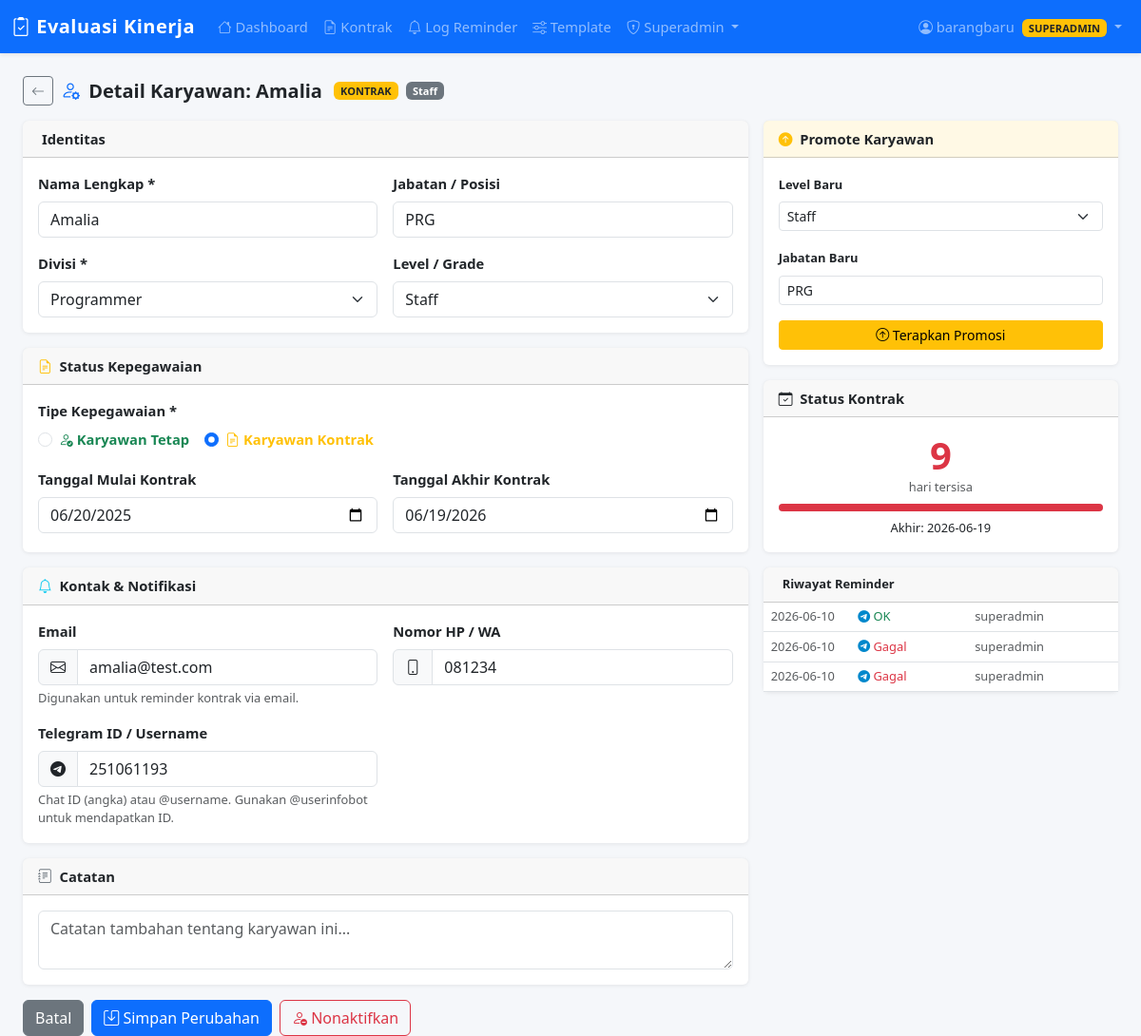
The app's page /emp/3/edit (signed in) with its own data.
### tables this page shows
CREATE TABLE employees (
    id INTEGER PRIMARY KEY AUTOINCREMENT,
    name TEXT NOT NULL,
    jabatan TEXT DEFAULT '',
    divisi TEXT NOT NULL,
    created_at TEXT DEFAULT (datetime('now','localtime'))
, level TEXT DEFAULT 'Staff', employment_type TEXT DEFAULT 'tetap', contract_start TEXT DEFAULT '', contract_end TEXT DEFAULT '', email TEXT DEFAULT '', phone TEXT DEFAULT '', telegram_id TEXT DEFAULT '', is_active INTEGER DEFAULT 1, notes TEXT DEFAULT '');

CREATE TABLE reminder_logs (
    id INTEGER PRIMARY KEY AUTOINCREMENT,
    employee_id INTEGER,
    channel TEXT DEFAULT '',
    subject TEXT DEFAULT '',
    message TEXT DEFAULT '',
    status TEXT DEFAULT 'pending',
    error_msg TEXT DEFAULT '',
    triggered_by TEXT DEFAULT 'auto',
    created_at TEXT DEFAULT (datetime('now','localtime')),
    FOREIGN KEY(employee_id) REFERENCES employees(id) ON DELETE SET NULL
);

### app.py (the view, shortened to what this page needs)
@app.route('/emp/<int:emp_id>/edit', methods=['GET', 'POST'])
@login_required
def emp_edit(emp_id):
    db = get_db()
    emp = db.execute('SELECT * FROM employees WHERE id=?', (emp_id,)).fetchone()
    if not emp:
        flash('Karyawan tidak ditemukan', 'danger')
        return redirect(url_for('index'))
    logs = db.execute('''SELECT * FROM reminder_logs WHERE employee_id=?
                         ORDER BY created_at DESC LIMIT 10''', (emp_id,)).fetchall()
    return render_template('employee_form.html', emp=emp, divisi_list=DIVISI_LIST,
                           level_choices=LEVEL_CHOICES, logs=logs)

### app.py (called while the page is built)
def get_db():
    if 'db' not in g:
        g.db = sqlite3.connect(DB_PATH)
        g.db.row_factory = sqlite3.Row
        g.db.execute('PRAGMA foreign_keys = ON')
    return g.db

def login_required(f):
    @wraps(f)
    def decorated(*args, **kwargs):
        if 'user_id' not in session:
            flash('Silakan login terlebih dahulu', 'warning')
            return redirect(url_for('login', next=request.path))
        return f(*args, **kwargs)
    return decorated

@app.context_processor
def inject_globals():
    return {
        'current_user': {
            'id':       session.get('user_id'),
            'username': session.get('username'),
            'name':     session.get('user_name'),
            'role':     session.get('user_role'),
        } if 'user_id' in session else None,
        'now_year':   date.today().year,
        'today_date': date.today().isoformat(),
    }

### templates/employee_form.html (shortened to what this page needs)
{% extends 'base.html' %}
{% block content %}
<div class="d-flex align-items-center gap-2 mb-3">
  <a href="/" class="btn btn-sm btn-outline-secondary"><i class="bi bi-arrow-left"></i></a>
  <h5 class="fw-bold mb-0">
    <i class="bi bi-person-{{ 'gear' if emp else 'plus' }} text-primary me-1"></i>
    {{ 'Detail Karyawan: ' + emp.name if emp else 'Tambah Karyawan Baru' }}
  </h5>
  {% if emp %}
  <span class="badge {% if emp.employment_type=='kontrak' %}bg-warning text-dark{% else %}bg-success{% endif %} ms-1">
    {{ emp.employment_type | upper }}
  </span>
  <span class="badge bg-secondary">{{ emp.level }}</span>
  {% endif %}
</div>
<div class="row g-3">
  <div class="col-lg-8">
    <form method="post" id="empForm">
      <div class="card mb-3">
        <div class="card-header py-2 fw-bold"> Identitas</div>
        <div class="card-body">
          <div class="row g-3">
            <div class="col-md-6">
              <label class="form-label fw-semibold">Nama Lengkap *</label>
              <input type="text" name="name" class="form-control" required
                     value="{{ emp.name if emp else '' }}">
            </div>
            <div class="col-md-6">
              <label class="form-label fw-semibold">Jabatan / Posisi</label>
              <input type="text" name="jabatan" class="form-control"
                     value="{{ emp.jabatan if emp else '' }}"
                     placeholder="Contoh: Junior Programmer">
            </div>
            <div class="col-md-6">
              <label class="form-label fw-semibold">Divisi *</label>
              <select name="divisi" class="form-select" required>
                {% for d in divisi_list %}
                <option value="{{ d }}" {{ 'selected' if emp and emp.divisi==d else '' }}>{{ d }}</option>
                {% endfor %}
              </select>
            </div>
            <div class="col-md-6">
              <label class="form-label fw-semibold">Level / Grade</label>
              <select name="level" class="form-select">
                {% for lv in level_choices %}
                <option value="{{ lv }}" {{ 'selected' if emp and emp.level==lv else '' }}>{{ lv }}</option>
                {% endfor %}
              </select>
            </div>
          </div>
        </div>
      </div>
      <div class="card mb-3">
        <div class="card-header py-2 fw-bold"><i class="bi bi-file-earmark-text text-warning me-1"></i> Status Kepegawaian</div>
        <div class="card-body">
          <div class="mb-3">
            <label class="form-label fw-semibold">Tipe Kepegawaian *</label>
            <div class="d-flex gap-3">
              <div class="form-check">
                <input class="form-check-input" type="radio" name="employment_type"
                       id="typeTetap" value="tetap"
                       {{ 'checked' if not emp or emp.employment_type=='tetap' else '' }}
                       onchange="toggleContract(false)">
                <label class="form-check-label fw-semibold text-success" for="typeTetap">
                  <i class="bi bi-person-check me-1"></i>Karyawan Tetap
                </label>
              </div>
              <div class="form-check">
                <input class="form-check-input" type="radio" name="employment_type"
                       id="typeKontrak" value="kontrak"
                       {{ 'checked' if emp and emp.employment_type=='kontrak' else '' }}
                       onchange="toggleContract(true)">
                <label class="form-check-label fw-semibold text-warning" for="typeKontrak">
                  <i class="bi bi-file-earmark-text me-1"></i>Karyawan Kontrak
                </label>
              </div>
            </div>
          </div>
          <div id="contractFields" class="{{ '' if emp and emp.employment_type=='kontrak' else 'd-none' }}">
            <div class="row g-3">
              <div class="col-md-6">
                <label class="form-label fw-semibold">Tanggal Mulai Kontrak</label>
                <input type="date" name="contract_start" class="form-control"
                       value="{{ emp.contract_start if emp else '' }}">
              </div>
              <div class="col-md-6">
                <label class="form-label fw-semibold">Tanggal Akhir Kontrak</label>
                <input type="date" name="contract_end" class="form-control"
                       value="{{ emp.contract_end if emp else '' }}">
              </div>
            </div>
          </div>
        </div>
      </div>
      <div class="card mb-3">
        <div class="card-header py-2 fw-bold"><i class="bi bi-bell text-info me-1"></i> Kontak & Notifikasi</div>
        <div class="card-body">
          <div class="row g-3">
            <div class="col-md-6">
              <label class="form-label fw-semibold">Email</label>
              <div class="input-group">
                <span class="input-group-text"><i class="bi bi-envelope"></i></span>
                <input type="email" name="email" class="form-control"
                       value="{{ emp.email if emp else '' }}"
                       placeholder="nama@perusahaan.com">
              </div>
              <div class="form-text">Digunakan untuk reminder kontrak via email.</div>
            </div>
            <div class="col-md-6">
              <label class="form-label fw-semibold">Nomor HP / WA</label>
              <div class="input-group">
                <span class="input-group-text"><i class="bi bi-phone"></i></span>
                <input type="text" name="phone" class="form-control"
                       value="{{ emp.phone if emp else '' }}"
                       placeholder="08xxxxxxxxxx">
              </div>
            </div>
            <div class="col-md-6">
              <label class="form-label fw-semibold">Telegram ID / Username</label>
              <div class="input-group">
                <span class="input-group-text"><i class="bi bi-telegram"></i></span>
                <input type="text" name="telegram_id" class="form-control"
                       value="{{ emp.telegram_id if emp else '' }}"
                       placeholder="123456789 atau @username">
              </div>
              <div class="form-text">Chat ID (angka) atau @username. Gunakan @userinfobot untuk mendapatkan ID.</div>
            </div>
          </div>
        </div>
      </div>
      <div class="card mb-3">
        <div class="card-header py-2 fw-bold"><i class="bi bi-journal-text text-secondary me-1"></i> Catatan</div>
        <div class="card-body">
          <textarea name="notes" class="form-control" rows="2"
                    placeholder="Catatan tambahan tentang karyawan ini...">{{ emp.notes if emp else '' }}</textarea>
        </div>
      </div>
      <div class="d-flex gap-2 flex-wrap">
        <a href="/" class="btn btn-secondary">Batal</a>
        <button type="submit" class="btn btn-primary">
          <i class="bi bi-save"></i> {{ 'Simpan Perubahan' if emp else 'Tambah Karyawan' }}
        </button>
        {% if emp %}
        <form action="/emp/{{ emp.id }}/delete" method="post" class="ms-auto"
              onsubmit="return confirm('Nonaktifkan karyawan {{ emp.name }}? Data evaluasi tetap tersimpan.')">
          <button type="submit" class="btn btn-outline-danger">
            <i class="bi bi-person-dash"></i> Nonaktifkan
          </button>
        </form>
        {% endif %}
      </div>
    </form>
  </div>
  <div class="col-lg-4">
    {% if emp and current_user.role == 'superadmin' %}
    <div class="card mb-3 border-warning">
      <div class="card-header py-2 fw-bold bg-warning bg-opacity-10">
        <i class="bi bi-arrow-up-circle-fill text-warning me-1"></i> Promote Karyawan
      </div>
      <div class="card-body">
        <form method="post">
          <div class="mb-3">
            <label class="form-label fw-semibold small">Level Baru</label>
            <select name="promote_level" class="form-select form-select-sm">
              {% for lv in level_choices %}
              <option value="{{ lv }}" {{ 'selected' if emp.level==lv else '' }}>{{ lv }}</option>
              {% endfor %}
            </select>
          </div>
          <div class="mb-3">
            <label class="form-label fw-semibold small">Jabatan Baru</label>
            <input type="text" name="promote_jabatan" class="form-control form-control-sm"
                   value="{{ emp.jabatan }}" placeholder="Jabatan setelah promosi">
          </div>
          <button type="submit" class="btn btn-warning btn-sm w-100"
                  onclick="return confirm('Promote {{ emp.name }} ke level baru?')">
            <i class="bi bi-arrow-up-circle"></i> Terapkan Promosi
          </button>
        </form>
      </div>
    </div>
    {% endif %}
    {% if emp and emp.employment_type == 'kontrak' and emp.contract_end %}
    <div class="card mb-3" id="contractStatusCard">
      <div class="card-header py-2 fw-bold"><i class="bi bi-calendar-check me-1"></i> Status Kontrak</div>
      <div class="card-body text-center" id="contractStatusBody">
        <div class="display-6 fw-bold" id="daysLeftDisplay">—</div>
        <div class="text-muted small mb-2">hari tersisa</div>
        <div class="gauge-bar mb-2"><div class="gauge-fill" id="contractGauge" style="width:0%"></div></div>
        <div class="small" id="contractEndLabel">Akhir: {{ emp.contract_end }}</div>
      </div>
    </div>
    {% endif %}
    {% if emp and logs %}
    <div class="card">
      <div class="card-header py-2 fw-bold small">
         Riwayat Reminder
      </div>
      <div class="card-body p-0">
        <table class="table table-sm mb-0">
          {% for log in logs %}
          <tr>
            <td class="small text-muted ps-2" style="width:90px">{{ log.created_at[:10] }}</td>
            <td class="small">
              {% if log.channel == 'email' %}
                <i class="bi bi-envelope text-primary"></i>
              {% else %}
                <i class="bi bi-telegram" style="color:#0088cc"></i>
              {% endif %}
              <span class="{% if log.status=='sent' %}text-success{% else %}text-danger{% endif %}">
                {{ 'OK' if log.status=='sent' else 'Gagal' }}
              </span>
            </td>
            <td class="small text-muted">{{ log.triggered_by }}</td>
          </tr>
          {% endfor %}
        </table>
      </div>
    </div>
    {% endif %}
  </div>
</div>
{% endblock %}

### templates/base.html (style rules this page uses)
body { background:#f5f7fa; font-size:.92rem; }
.card { border:none; box-shadow:0 1px 4px rgba(0,0,0,.08); }
.table-sm th, .table-sm td { padding:.35rem .6rem; }
.gauge-bar { height:8px; border-radius:4px; background:#e9ecef; }
.gauge-fill { height:8px; border-radius:4px; background:#0d6efd; transition:width .4s; }

### records on screen
employees: name "Detail Karyawan: Amalia", employment_type "KONTRAK", level "Staff", name "Amalia", jabatan "PRG", contract_start "06/20/2025", contract_end "06/19/2026", email "amalia@test.com", phone "081234", telegram_id "251061193", promote_jabatan "PRG", contract_end "2026-06-19"
reminder_logs: created_at "2026-06-10", status "OK", triggered_by "superadmin"
reminder_logs: created_at "2026-06-10", status "Gagal", triggered_by "superadmin"
reminder_logs: created_at "2026-06-10", status "Gagal", triggered_by "superadmin"

### other values on screen
{{ current_user.name }} "barangbaru"
{{ current_user.role | upper }} "SUPERADMIN"
{{ 'Simpan Perubahan' if emp else 'Tambah Karyawan' }} "Simpan Perubahan"
form field divisi "Programmer"
form field level "Staff"
form field promote_level "Staff"
